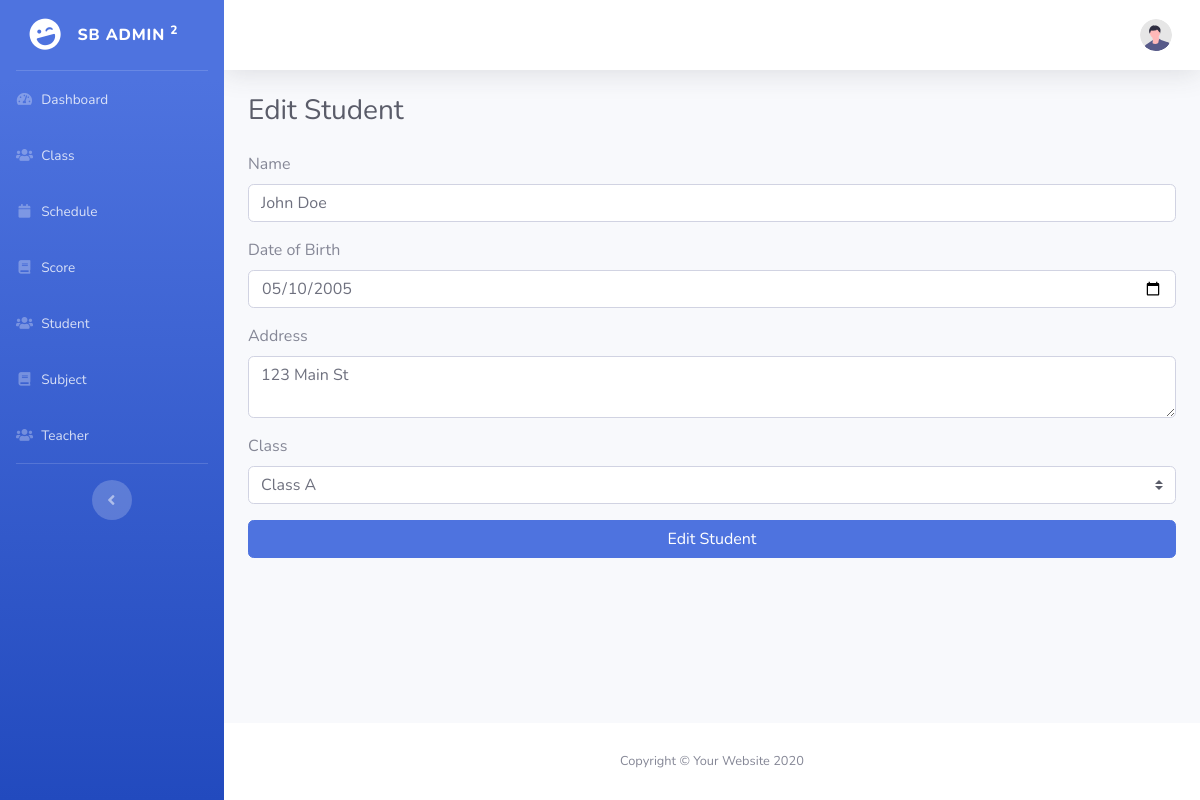
/students/edit/1, run on the app's committed database.
### tables this page shows
CREATE TABLE `students` (
  `id` int(11) NOT NULL,
  `name` varchar(256) NOT NULL,
  `date_of_birth` date NOT NULL,
  `address` text NOT NULL,
  `class_id` int(11) NOT NULL
);

### application/controllers/Students.php (called while the page is built, shortened)
<?php
class Students extends CI_Controller
{
    public function edit($id)
    {
        $this->form_validation->set_rules('name', 'Name', "required|trim");
        $this->form_validation->set_rules('date_of_birth', 'Date of Birth', "required|trim");
        $this->form_validation->set_rules('address', 'Address', "required|trim");
        $this->form_validation->set_rules('class_id', 'Class', "required|trim");
        if (!$this->form_validation->run()) {
            $data['title'] = 'Edit Student';
            $data['student'] = $this->db->get_where('students', ['id' => $id])->row_array();
            $data['class'] = $this->db->get('classes')->result_array();
            $data['user'] = $this->db->get_where('users', ['email' => $this->session->userdata('email')])->row_array();
            $this->load->view('students/edit', $data);
        }
    }
}

### index.php (called while the page is built, shortened)
<?php
require_once BASEPATH.'core/CodeIgniter.php';

### application/views/students/edit.php (the view, shortened to what this page needs)
<!DOCTYPE html>
<html lang="en">
<head>
</head>
<body id="page-top">
    <div id="wrapper">
        <div id="content-wrapper" class="d-flex flex-column">
            <div id="content">
                <div class="container-fluid">
                    <h1 class="h3 mb-4 text-gray-800"><?= $title ?></h1>
                    <form action="<?= base_url('students/edit/' . $student['id']) ?>" method="post">
                        <div class="form-group">
                            <label for="name">Name</label>
                            <input class="form-control" id="name" name="name" placeholder="Name" type="text" value="<?= !set_value('name') ? $student['name'] : set_value('name') ?>">
                        </div>
                        <div class="form-group">
                            <label for="date_of_birth">Date of Birth</label>
                            <input class="form-control" id="date_of_birth" name="date_of_birth" type="date" value="<?= !set_value('date_of_birth') ? $student['date_of_birth'] : set_value('date_of_birth') ?>">
                        </div>
                        <div class="form-group">
                            <label for="address">Address</label>
                            <textarea class="form-control" id="address" name="address" placeholder="Address" rows="2"><?= !set_value('address') ? $student['address'] : set_value('address') ?></textarea>
                        </div>
                        <div class="form-group">
                            <label for="class_id">Class</label>
                            <select class="custom-select form-control" id="class_id" name="class_id">
                                <?php foreach ($class as $row) : ?>
                                    <?php if (!set_value('class_id') && $row['id'] == $student['class_id']) : ?>
                                        <option selected value="<?= $row['id'] ?>"><?= $row['name'] ?></option>
                                    <?php elseif ($row['id'] == set_value('class_id')) : ?>
                                        <option selected value="<?= $row['id'] ?>"><?= $row['name'] ?></option>
                                    <?php else : ?>
                                        <option value="<?= $row['id'] ?>"><?= $row['name'] ?></option>
                                    <?php endif ?>
                                <?php endforeach; ?>
                            </select>
                        </div>
                        <button class="btn btn-block btn-primary btn-user" type="submit">
                            Edit Student
                        </button>
                    </form>
                </div>
            </div>
        </div>
    </div>
</body>
</html>

### data on the page
students: name "John Doe", date_of_birth "05/10/2005", address "123 Main St"

### other printed values
$title "Edit Student"
form field class_id "Class A"
